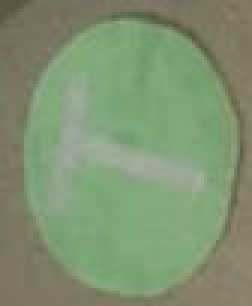
%> input picture Edge/images/crop3.jpg, 84 x 102 px (shown 3 times larger)
$ octave edge.m   (GNU Octave 9; MATLAB toolbox functions it lacks are replaced by stand-ins)
%> lines starting %> are read from the running program, lines starting %| are printed output that depends on the picture; in (x1, y1, x2, y2) boxes, pixels count from 0 and x2, y2 are one past the last pixel; in counts of white or black regions, pixels touching at a corner belong together; the program's own positions count from 1
I = imread('images/crop3.jpg');
%> I is the input picture: size 102x84x3 uint8; mean R, G, B 127.8, 146.8, 114.2


% [5 lines of commented-out code are left out]

[level EM] = graythresh(I)
%> level = 0.545; EM = 0.717
BW = im2bw(I,level);
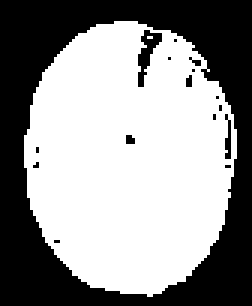
%> BW: size 102x84 logical (shown 3 times larger); 57.9% white; 16 black regions (13 under 20 px), largest, box (x1, y1, x2, y2) and area: (0, 0, 84, 102) 3483, (46, 10, 54, 29) 66, (75, 38, 77, 53) 21
imshow(BW)

$ run again, with Edge/images/crop4.jpg copied over Edge/images/crop3.jpg
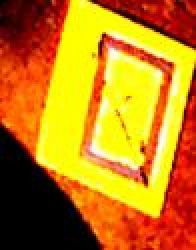
%> input picture Edge/images/crop4.jpg, 98 x 125 px (shown 2 times larger)
%> I is the input picture: size 125x98x3 uint8; mean R, G, B 192.4, 124.6, 19.4
%> level = 0.502; EM = 0.904
%> `BW = im2bw(I,level);`:
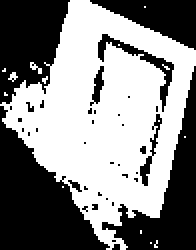
%> BW: size 125x98 logical (shown 2 times larger); 52.7% white; 37 black regions (30 under 20 px), largest, box (x1, y1, x2, y2) and area: (0, 53, 55, 125) 1946, (51, 33, 98, 125) 1376, (0, 0, 35, 52) 1267
